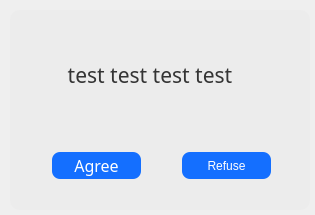
<?xml version="1.0" encoding="UTF-8"?>
<ui version="4.0">
 <class>addFriend</class>
 <widget class="QWidget" name="addFriend">
  <property name="geometry">
   <rect>
    <x>0</x>
    <y>0</y>
    <width>315</width>
    <height>215</height>
   </rect>
  </property>
  <property name="windowTitle">
   <string>Form</string>
  </property>
  <widget class="QFrame" name="frame">
   <property name="geometry">
    <rect>
     <x>10</x>
     <y>10</y>
     <width>300</width>
     <height>200</height>
    </rect>
   </property>
   <property name="font">
    <font>
     <family>AvenirNext LT Pro Regular</family>
    </font>
   </property>
   <property name="styleSheet">
    <string notr="true">QLabel{
background:transparnet;
color:#343434;
font: 16pt &quot;AvenirNext LT Pro Bold&quot;;
}

QPushButton {
	border-radius: 8px;
	margin: 2px;
	color: white;
	background-color: #146FFF;
	font: 12pt &quot;AvenirNext LT Pro Bold&quot;;
}

QFrame {
	background-color: #ECECEC;
    border-color:#E7E7E7;
	border-width: 1px;
	border-radius: 10px;	
}</string>
   </property>
   <property name="frameShape">
    <enum>QFrame::StyledPanel</enum>
   </property>
   <property name="frameShadow">
    <enum>QFrame::Raised</enum>
   </property>
   <widget class="QPushButton" name="pushButton">
    <property name="geometry">
     <rect>
      <x>40</x>
      <y>140</y>
      <width>93</width>
      <height>31</height>
     </rect>
    </property>
    <property name="palette">
     <palette>
      <active>
       <colorrole role="WindowText">
        <brush brushstyle="SolidPattern">
         <color alpha="255">
          <red>255</red>
          <green>255</green>
          <blue>255</blue>
         </color>
        </brush>
       </colorrole>
       <colorrole role="Button">
        <brush brushstyle="SolidPattern">
         <color alpha="255">
          <red>20</red>
          <green>111</green>
          <blue>255</blue>
         </color>
        </brush>
       </colorrole>
       <colorrole role="Text">
        <brush brushstyle="SolidPattern">
         <color alpha="255">
          <red>255</red>
          <green>255</green>
          <blue>255</blue>
         </color>
        </brush>
       </colorrole>
       <colorrole role="ButtonText">
        <brush brushstyle="SolidPattern">
         <color alpha="255">
          <red>255</red>
          <green>255</green>
          <blue>255</blue>
         </color>
        </brush>
       </colorrole>
       <colorrole role="Base">
        <brush brushstyle="SolidPattern">
         <color alpha="255">
          <red>20</red>
          <green>111</green>
          <blue>255</blue>
         </color>
        </brush>
       </colorrole>
       <colorrole role="Window">
        <brush brushstyle="SolidPattern">
         <color alpha="255">
          <red>20</red>
          <green>111</green>
          <blue>255</blue>
         </color>
        </brush>
       </colorrole>
       <colorrole role="PlaceholderText">
        <brush brushstyle="NoBrush">
         <color alpha="128">
          <red>255</red>
          <green>255</green>
          <blue>255</blue>
         </color>
        </brush>
       </colorrole>
      </active>
      <inactive>
       <colorrole role="WindowText">
        <brush brushstyle="SolidPattern">
         <color alpha="255">
          <red>255</red>
          <green>255</green>
          <blue>255</blue>
         </color>
        </brush>
       </colorrole>
       <colorrole role="Button">
        <brush brushstyle="SolidPattern">
         <color alpha="255">
          <red>20</red>
          <green>111</green>
          <blue>255</blue>
         </color>
        </brush>
       </colorrole>
       <colorrole role="Text">
        <brush brushstyle="SolidPattern">
         <color alpha="255">
          <red>255</red>
          <green>255</green>
          <blue>255</blue>
         </color>
        </brush>
       </colorrole>
       <colorrole role="ButtonText">
        <brush brushstyle="SolidPattern">
         <color alpha="255">
          <red>255</red>
          <green>255</green>
          <blue>255</blue>
         </color>
        </brush>
       </colorrole>
       <colorrole role="Base">
        <brush brushstyle="SolidPattern">
         <color alpha="255">
          <red>20</red>
          <green>111</green>
          <blue>255</blue>
         </color>
        </brush>
       </colorrole>
       <colorrole role="Window">
        <brush brushstyle="SolidPattern">
         <color alpha="255">
          <red>20</red>
          <green>111</green>
          <blue>255</blue>
         </color>
        </brush>
       </colorrole>
       <colorrole role="PlaceholderText">
        <brush brushstyle="NoBrush">
         <color alpha="128">
          <red>255</red>
          <green>255</green>
          <blue>255</blue>
         </color>
        </brush>
       </colorrole>
      </inactive>
      <disabled>
       <colorrole role="WindowText">
        <brush brushstyle="SolidPattern">
         <color alpha="255">
          <red>255</red>
          <green>255</green>
          <blue>255</blue>
         </color>
        </brush>
       </colorrole>
       <colorrole role="Button">
        <brush brushstyle="SolidPattern">
         <color alpha="255">
          <red>20</red>
          <green>111</green>
          <blue>255</blue>
         </color>
        </brush>
       </colorrole>
       <colorrole role="Text">
        <brush brushstyle="SolidPattern">
         <color alpha="255">
          <red>255</red>
          <green>255</green>
          <blue>255</blue>
         </color>
        </brush>
       </colorrole>
       <colorrole role="ButtonText">
        <brush brushstyle="SolidPattern">
         <color alpha="255">
          <red>255</red>
          <green>255</green>
          <blue>255</blue>
         </color>
        </brush>
       </colorrole>
       <colorrole role="Base">
        <brush brushstyle="SolidPattern">
         <color alpha="255">
          <red>20</red>
          <green>111</green>
          <blue>255</blue>
         </color>
        </brush>
       </colorrole>
       <colorrole role="Window">
        <brush brushstyle="SolidPattern">
         <color alpha="255">
          <red>20</red>
          <green>111</green>
          <blue>255</blue>
         </color>
        </brush>
       </colorrole>
       <colorrole role="PlaceholderText">
        <brush brushstyle="NoBrush">
         <color alpha="128">
          <red>255</red>
          <green>255</green>
          <blue>255</blue>
         </color>
        </brush>
       </colorrole>
      </disabled>
     </palette>
    </property>
    <property name="font">
     <font>
      <family>AvenirNext LT Pro Bold</family>
      <pointsize>12</pointsize>
      <weight>50</weight>
      <italic>false</italic>
      <bold>false</bold>
     </font>
    </property>
    <property name="text">
     <string>Agree</string>
    </property>
   </widget>
   <widget class="QPushButton" name="pushButton_2">
    <property name="geometry">
     <rect>
      <x>170</x>
      <y>140</y>
      <width>93</width>
      <height>31</height>
     </rect>
    </property>
    <property name="text">
     <string>Refuse</string>
    </property>
    <property name="checkable">
     <bool>false</bool>
    </property>
   </widget>
   <widget class="QLabel" name="label">
    <property name="geometry">
     <rect>
      <x>-10</x>
      <y>9</y>
      <width>300</width>
      <height>111</height>
     </rect>
    </property>
    <property name="font">
     <font>
      <family>AvenirNext LT Pro Bold</family>
      <pointsize>16</pointsize>
      <weight>50</weight>
      <italic>false</italic>
      <bold>false</bold>
     </font>
    </property>
    <property name="contextMenuPolicy">
     <enum>Qt::ActionsContextMenu</enum>
    </property>
    <property name="text">
     <string>test test test test</string>
    </property>
    <property name="alignment">
     <set>Qt::AlignCenter</set>
    </property>
   </widget>
  </widget>
 </widget>
 <resources/>
 <connections/>
</ui>
